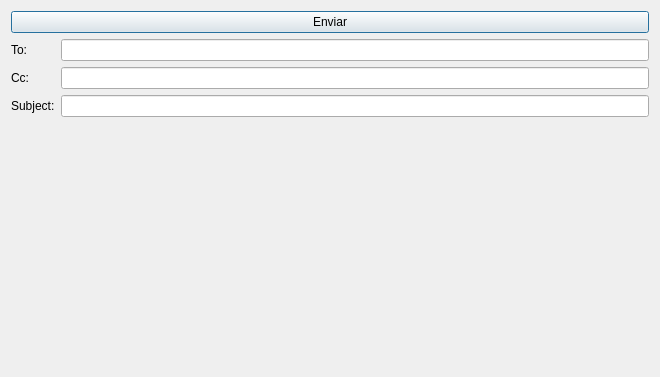
<?xml version="1.0" encoding="UTF-8"?>
<ui version="4.0">
 <class>NewMail</class>
 <widget class="QDialog" name="NewMail">
  <property name="geometry">
   <rect>
    <x>0</x>
    <y>0</y>
    <width>660</width>
    <height>377</height>
   </rect>
  </property>
  <property name="windowTitle">
   <string>Dialog</string>
  </property>
  <layout class="QGridLayout" name="gridLayout">
   <item row="2" column="0">
    <widget class="HtmlEditor" name="editor" native="true">
     <property name="sizePolicy">
      <sizepolicy hsizetype="Preferred" vsizetype="Expanding">
       <horstretch>0</horstretch>
       <verstretch>0</verstretch>
      </sizepolicy>
     </property>
    </widget>
   </item>
   <item row="1" column="0">
    <layout class="QFormLayout" name="formLayout">
     <property name="fieldGrowthPolicy">
      <enum>QFormLayout::AllNonFixedFieldsGrow</enum>
     </property>
     <item row="0" column="0">
      <widget class="QLabel" name="label">
       <property name="text">
        <string>To:</string>
       </property>
      </widget>
     </item>
     <item row="0" column="1">
      <widget class="QLineEdit" name="toLE"/>
     </item>
     <item row="1" column="0">
      <widget class="QLabel" name="label_2">
       <property name="text">
        <string>Cc:</string>
       </property>
      </widget>
     </item>
     <item row="1" column="1">
      <widget class="QLineEdit" name="ccLE"/>
     </item>
     <item row="2" column="0">
      <widget class="QLabel" name="label_3">
       <property name="text">
        <string>Subject:</string>
       </property>
      </widget>
     </item>
     <item row="2" column="1">
      <widget class="QLineEdit" name="subjectLE"/>
     </item>
    </layout>
   </item>
   <item row="0" column="0">
    <widget class="QPushButton" name="enviarPB">
     <property name="text">
      <string>Enviar</string>
     </property>
    </widget>
   </item>
  </layout>
 </widget>
 <customwidgets>
  <customwidget>
   <class>HtmlEditor</class>
   <extends>QWidget</extends>
   <header location="global">htmleditor.h</header>
   <container>1</container>
  </customwidget>
 </customwidgets>
 <resources/>
 <connections/>
</ui>
